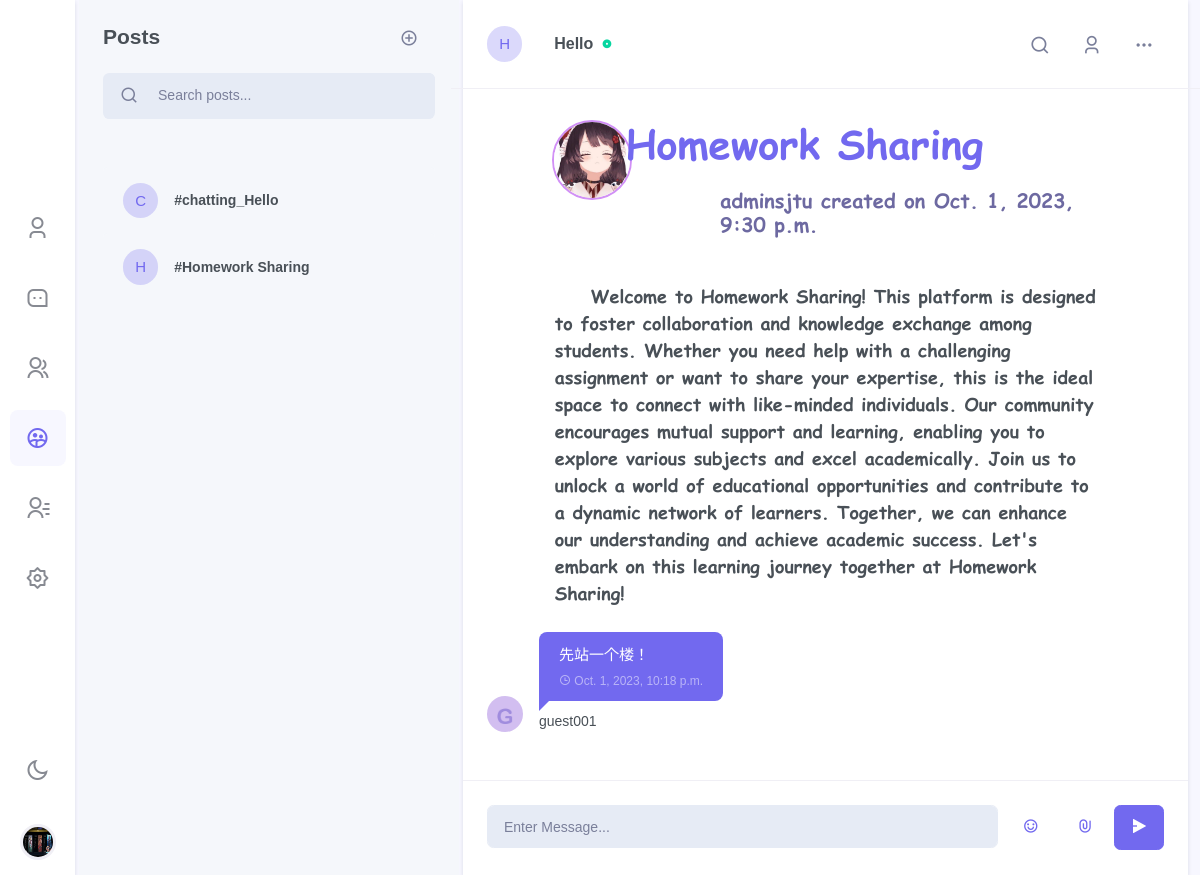
Page /chat/chatroom/Hello/Homework Sharing/?dark=False (signed in) on the earlier database version.
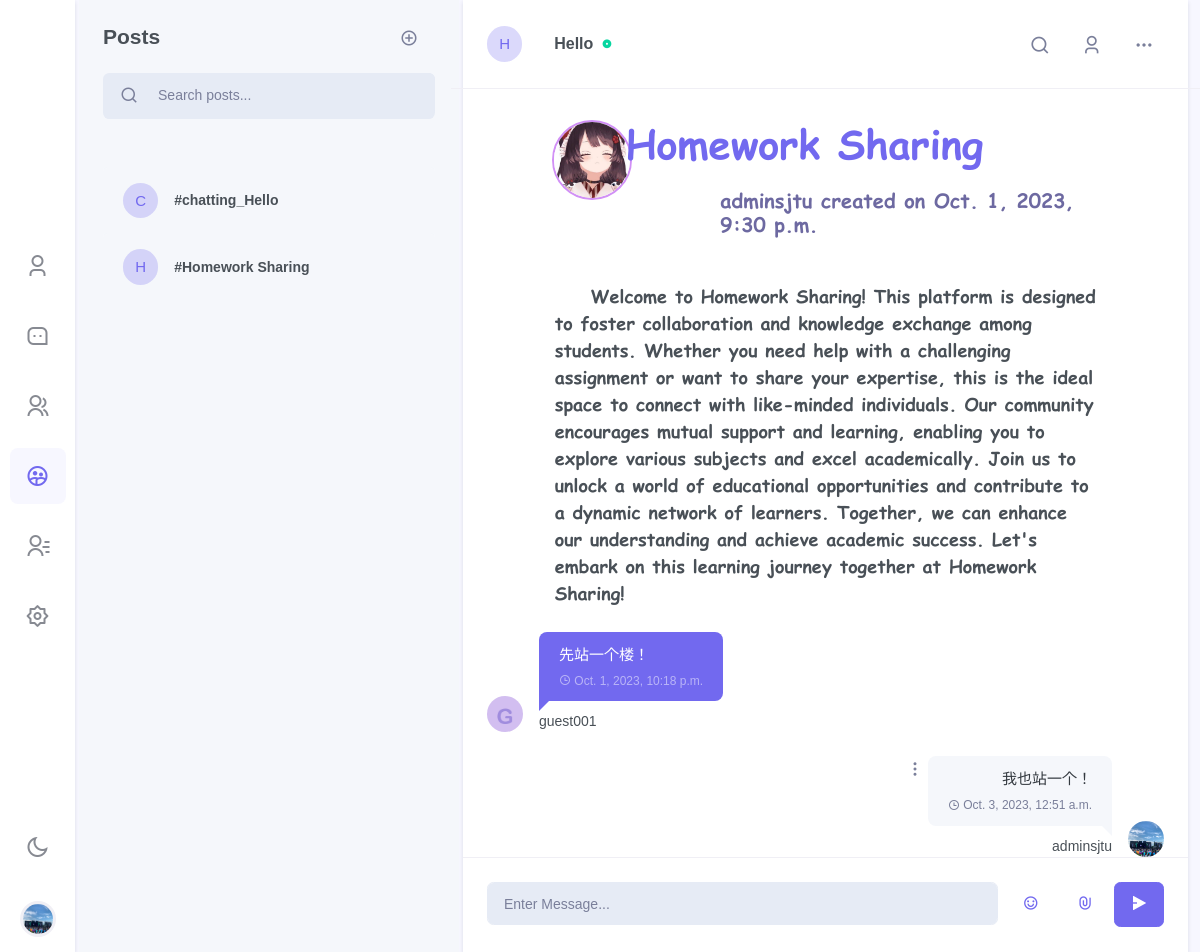
Same page on the later database version.
### chat/models.py (models this page shows, shortened)
class Profile(models.Model):
    about_me = models.TextField(default='There is no Personal Signature here yet. You can add it through settings')
    image = models.ImageField(upload_to='profile_image', null=True, blank=True)
    user = models.OneToOneField(User, on_delete=models.CASCADE)
    location = models.CharField(max_length=50, default="Unkown")
    @property
    def image_url(self):
        if self.image == "":
            return "/media/static_default/{}.png".format(self.user_initial)
        else:
            return self.image.url
    @property
    def user_initial(self):
        return self.user.username[0].upper()

class Post(models.Model):
    title = models.CharField(max_length=128)
    author = models.ForeignKey(to=User, on_delete=models.CASCADE)
    author_profile = models.ForeignKey(to=Profile, on_delete=models.CASCADE)
    about_post = models.CharField(max_length=1000, default="The author did not set an introduction to the topic")
    image = models.ImageField(upload_to='post_image', null=True, blank=True)
    created_on = models.DateTimeField(auto_now_add=True)
    updated_on = models.DateTimeField(auto_now= True)
    belong_room = models.ForeignKey(to=Room, on_delete=models.CASCADE)
    tags = models.ManyToManyField(Tag, blank=True)
    @property
    def initial(self):
        return self.title[0].upper()
    class Meta:
        ordering = ['-created_on']
    @property
    def image_url(self):
        if self.image == "":
            return "/media/static_default/{}.png".format(self.initial)
        else:
            return self.image.url

class Room(models.Model):
    name = models.CharField(max_length=128, unique=True)
    owner_name = models.CharField(max_length=128)
    about_room = models.CharField(max_length=128, default="welcome to my chatroom")
    online = models.ManyToManyField(to=get_user_model(), blank=True)
    image = models.ImageField(upload_to='room_image', null=True, blank=True)
    @property
    def initial(self):
        return self.name[0].upper()
    @property
    def image_url(self):
        if self.image == "":
            return "/media/static_default/{}.png".format(self.initial)
        else:
            return self.image.url

class RoomMessage(models.Model):
    uid = models.UUIDField(default=uuid.uuid4, editable=False, unique=True)
    user = models.ForeignKey(to=get_user_model(), on_delete=models.CASCADE)
    room = models.ForeignKey(to=Room, on_delete=models.CASCADE)
    belong_post = models.ForeignKey(to=Post, on_delete=models.CASCADE)
    content = models.CharField(max_length=512)
    timestamp = models.DateTimeField(auto_now_add=True)
    attachment = models.FileField(upload_to=get_room_image_upload_path, null=True, blank=True)
    @property
    def image_url(self):
        profile = Profile.objects.get(user=self.user)
        return profile.image_url
    @property
    def attachment_name(self):
        if self.attachment.name == "" or self.attachment.name is None:
            return None
        return os.path.basename(self.attachment.name)

### users/models.py (models this page shows)
class User(AbstractUser):
    email = models.EmailField('email address', primary_key=True, unique=True)
    USERNAME_FIELD = 'email'
    REQUIRED_FIELDS = ["username"]

### chat/views.py (the view, shortened to what this page needs)
# urls.py: path('chatroom/<str:room_name>/<str:post_name>/', views.innerroom, name='innerroom'),
@login_required
def innerroom(request: HttpRequest, room_name, post_name, dark=False):
    if request.GET:
        dark = request.GET['dark']
        dark = False if dark == 'False' else True
    username = request.user.username
    user = get_object_or_404(User, username=username)
    profile = get_object_or_404(Profile, user=user)
    chat_room = get_object_or_404(Room, name=room_name)
    if post_name == "chatting_" + room_name:
        chatting_post = True
    else:
        chatting_post = False
    cur_post = get_object_or_404(Post, title=post_name, belong_room=chat_room)
    room_messages = RoomMessage.objects.filter(room=chat_room, belong_post=cur_post).order_by('timestamp')
    posts = Post.objects.filter(belong_room=chat_room).order_by('created_on')
    wrong_message = ""
    users_img_urls = dict()
    for rm in room_messages:
        user = rm.user
        user_profile = get_object_or_404(Profile, user=user)
        users_img_urls[user_profile.user.username] = user_profile.image_url
    return render(
        request=request,
        template_name='chat/innerroom.html',
        context={
            'profile': profile,
            'rooms': Room.objects.all(),
            'cur_room': chat_room,
            'wrong_message': wrong_message,
            'room_messages': room_messages,
            'posts': posts,
            'cur_post': cur_post,
            'chatting_post': chatting_post,
            'users_img_urls_json': json.dumps(users_img_urls),
            'dark': dark,
            'light': not dark,
        }
    )

### templates/chat/innerroom.html (shortened to what this page needs)
{% extends 'chat/base.html' %}
{% block side_menu %}
    {% include "chat/side_menus/side_menu_chatroom.html" %}
{% endblock %}
{% block leftsidebar %}
    {% include "chat/leftsidebar/leftsidebar_innerroom.html" %}
{% endblock %}
{% block chat_conversation %}
    {% if chatting_post %}
        {% include "chat/body/body_innerroom_chatting.html" %}
    {% else %}
        {% include "chat/body/body_innerroom_post.html" %}
    {% endif %}
{% endblock %}

### templates/chat/side_menus/side_menu_chatroom.html (shortened to what this page needs)
{% load static %}
<div class="side-menu flex-lg-column mr-lg-1">
<div class="sidebar_logo">
    <a href="" class="logo logo-dark">
    </a>
</div>
<div class="flex-lg-column my-auto">
    <ul class="nav nav-pills side-menu-nav justify-content-center" role="tablist">
        <li class="nav-item" data-toggle="tooltip" data-trigger="hover" data-placement="top" title="Profile">
            <a href="{% url 'chat:my' %}?{{'dark'}}={{dark}}" class="nav-link" id="pills-user-tab" role="tab">
            <i class="ri-user-3-line"></i>
        </a></li>
        <li class="nav-item" data-toggle="tooltip" data-trigger="hover" data-placement="top" title="Chats">
            <a href="{% url 'chat:chat'%}?{{'dark'}}={{dark}}" class="nav-link" id="pills-chat-tab" role="tab">
            <i class="ri-message-3-line"></i>
        </a></li>
        <li class="nav-item" data-toggle="tooltip" data-trigger="hover" data-placement="top" title="Groups">
            <a href="{% url 'chat:groups'%}?{{'dark'}}={{dark}}" class="nav-link" id="pills-groups-tab" role="tab">
            <i class="ri-group-line"></i>
        </a></li>
        <li class="nav-item" data-toggle="tooltip" data-trigger="hover" data-placement="top" title="Chatroom">
            <a href="{% url 'chat:chatroom'%}?{{'dark'}}={{dark}}" class="nav-link active" id="pills-chatroom-tab" role="tab">
            <i class="ri-group-2-line"></i>
        </a></li>
        <li class="nav-item" data-toggle="tooltip" data-trigger="hover" data-placement="top" title="Contacts">
            <a href="{% url 'chat:contracts'%}?{{'dark'}}={{dark}}" class="nav-link" id="pills-contacts-tab" role="tab">
            <i class="ri-contacts-line"></i>
        </a></li>
        <li class="nav-item" data-toggle="tooltip" data-trigger="hover" data-placement="top" title="Settings">
            <a href="{% url 'chat:settings'%}?{{'dark'}}={{dark}}" class="nav-link" id="pills-setting-tab"  role="tab">
            <i class="ri-settings-2-line"></i>
        </a></li>
    </ul>
</div>
<div class="flex-lg-column d-none d-lg-block">
    <ul class="nav side-menu-nav justify-content-center">
        <li class="nav-item">
            <a class="nav-link" id="light-dark" href="{% url 'chat:chatroom'%}?{{'dark'}}={{light}}" data-toggle="tooltip" data-trigger="hover" data-placement="right" title="Dark / Light Mode">
                <i class="ri-sun-line theme-mode-icon"></i>
            </a>
        </li>
        <li class="nav-item btn-group dropup profile-user-dropdown">
            <a class="nav-link dropdown-toggle normal_container" href="#" role="button" data-toggle="dropdown" aria-haspopup="true" aria-expanded="false">
                <img src="{{ profile.image_url }}"  alt="" class="profile-user rounded-circle">
            </a>
        </li>
    </ul>
</div>
</div>

### templates/chat/leftsidebar/leftsidebar_innerroom.html (shortened to what this page needs)
<div>
    <div class="p-4">
        <div class="user-chat-nav float-right">
            <div data-toggle="tooltip" data-placement="bottom" title="Create post">
                <button type="button" class="btn btn-link text-decoration-none text-muted font-size-18 py-0" data-toggle="modal" data-target="#addpost-exampleModal">
                    <i class="ri-add-circle-line mr-1"></i>
                </button>
            </div>
        </div>
        <h4 class="mb-4">Posts</h4>
        <div class="search-box chat-search-box">
            <div class="input-group bg-light  input-group-lg rounded-lg">
                <div class="input-group-prepend">
                    <button class="btn btn-link text-decoration-none text-muted pr-1" type="button">
                        <i class="ri-search-line search-icon font-size-18"></i>
                    </button>
                </div>
                <input type="text" class="form-control bg-light" placeholder="Search posts...">
            </div>
        </div>
    </div>
    <div class="p-4 chat-message-list chat-chatroom-list" data-simplebar="">
    <ul class="list-unstyled chat-list">
        {% for post in posts %}
        <li><a href="{% url 'chat:innerroom' room_name=post.belong_room.name post_name=post.title %}?{{'dark'}}={{dark}}"><div class="media align-items-center">
            <div class="chat-user-img mr-3 avatar-xs">
                <span class="avatar-title rounded-circle bg-soft-primary text-primary">
                    {{ post.initial }}
                </span>
            </div>
            <div class="media-body overflow-hidden">
                <h5 class="text-truncate font-size-14 mb-0">#{{ post.title }}</h5>
            </div>
        </div></a></li>
        {% endfor %}
    </ul></div>
</div>

### templates/chat/body/body_innerroom_post.html (shortened to what this page needs)
<div class="w-100">
    <div class="p-3 p-lg-4 border-bottom row align-items-center">
        <div class="col-sm-4 col-8">
            <div class="media align-items-center">
                <div class="mr-3">
                    <div class="chat-user-img mr-3 avatar-xs">
                        <span class="avatar-title rounded-circle bg-soft-primary text-primary">
                            {{ cur_room.initial }}
                        </span>
                    </div>
                </div>
                <div class="media-body overflow-hidden">
                    <h5 class="font-size-16 mb-0 text-truncate">
                        <a href="#" class="text-reset user-profile-show" id="cur_room_name">
                            {{cur_room.name}}
                        </a>
                        <i class="ri-record-circle-fill font-size-10 text-success d-inline-block ml-1"></i>
                    </h5>
                </div>
            </div>
        </div>
        <div class="col-sm-8 col-4">
            <ul class="list-inline user-chat-nav text-right mb-0">
                <li class="list-inline-item">
                    <div class="dropdown">
                        <button class="btn nav-btn dropdown-toggle" type="button" data-toggle="dropdown" aria-haspopup="true" aria-expanded="false">
                            <i class="ri-search-line"></i>
                        </button>
                    </div>
                </li>
                <li class="list-inline-item d-none d-lg-inline-block">
                    <button type="button" class="btn nav-btn user-profile-show">
                        <i class="ri-user-3-line"></i>
                    </button>
                </li>
                {% if cur_room.owner_name == profile.user.username or cur_post.author.username == profile.user.username %}
                <li class="list-inline-item">
                    <div class="dropdown">
                        <button class="btn nav-btn dropdown-toggle" type="button" data-toggle="dropdown" aria-haspopup="true" aria-expanded="false">
                            <i class="ri-more-fill"></i>
                        </button>
                    </div>
                </li>
                {% endif %}
            </ul>
        </div>
    </div>
    <div class="chat-conversation p-3 p-lg-4" id="chatLog-container" style="overflow: auto;">
        <div class="row">
            <div class="post-image-container">
                <img src={{cur_post.image_url}} alt="" class="post-image">
            </div>
            <div class="post-head">
                <div class="post-title">
                    {{cur_post.title}}
                </div>
                <h3> {{cur_post.author.username}} created on {{cur_post.created_on}} <h3>
            </div>
        </div>
        <div class="post-content">
            <p>{{cur_post.about_post}}<p>
        </div>
        <ul class="list-unstyled mb-0"i id="chatLog">
            {% for rm in room_messages %}
                {% if rm.user.username != profile.user.username %}
                <li><div class="conversation-list">
                    <div class="chat-avatar"><img src={{rm.image_url}} alt=""></div>
                    <div class="user-chat-content">
                        <div class="ctext-wrap">
                            <div class="ctext-wrap-content">
                                <p class="mb-0">{{rm.content}}</p>
                                <p class="chat-time mb-0"><i class="ri-time-line align-middle"></i> <span class="align-middle">{{rm.timestamp}}</span></p>
                            </div>
                        </div>
                        <div class="conversation-name">{{rm.user.username}}</div>
                    </div>
                </div></li>
                {% else %}
                <li class="right"><div class="conversation-list">
                    <div class="chat-avatar"><img src="{{ profile.image_url }}" alt=""></div>
                    <div class="user-chat-content">
                        <div class="ctext-wrap">
                            <div class="ctext-wrap-content">
                                <p class="mb-0">{{rm.content}}</p>
                                <p class="chat-time mb-0"><i class="ri-time-line align-middle"></i> <span class="align-middle">{{rm.timestamp}}</span></p>
                            </div>
                            <div class="dropdown align-self-start">
                                <a class="dropdown-toggle" href="#" role="button" data-toggle="dropdown" aria-haspopup="true" aria-expanded="false">
                                    <i class="ri-more-2-fill"></i>
                                </a>
                            </div>
                        </div>
                        <div class="conversation-name"> {{ profile.user.username }} </div>
                    </div>
                </div></li>
                {% endif %}
            {% endfor %}
        </ul>
    </div>
    <div class="p-3 p-lg-4 border-top mb-0 row no-gutters">
        <div class="col">
            <input type="text" id="chatMessageInput" class="form-control form-control-lg bg-light border-light" placeholder="Enter Message...">
        </div>
        <div class="col-auto chat-input-links ml-md-2">
                <ul class="list-inline mb-0">
                    <li class="list-inline-item">
                        <button type="button" class="btn btn-link text-decoration-none font-size-16 btn-lg waves-effect"
                            data-toggle="tooltip" data-placement="top" title="Emoji">
                            <i class="ri-emotion-happy-line"></i>
                    </button></li>
                    <li class="list-inline-item">
                        <button type="button" class="btn btn-link text-decoration-none font-size-16 btn-lg waves-effect"
                            data-toggle="modal" data-placement="top" title="Attach" id="attach-button" data-target="#attach-buttonModal">
                            <i class="ri-attachment-line"></i>
                    </button></li>
                    <li class="list-inline-item">
                        <button type="submit" class="btn btn-primary font-size-16 btn-lg chat-send waves-effect waves-light" id="chatMessageSend">
                            <i class="ri-send-plane-2-fill"></i>
                    </button></li>
                </ul>
        </div>
    </div>
</div>

Differences in the rows shown:
changed Profile: image_url: a different picture
added RoomMessage: image_url (picture), content "我也站一个！", timestamp "Oct. 3, 2023, 12:51 a.m.", {{ profile.user.username }} "adminsjtu"
